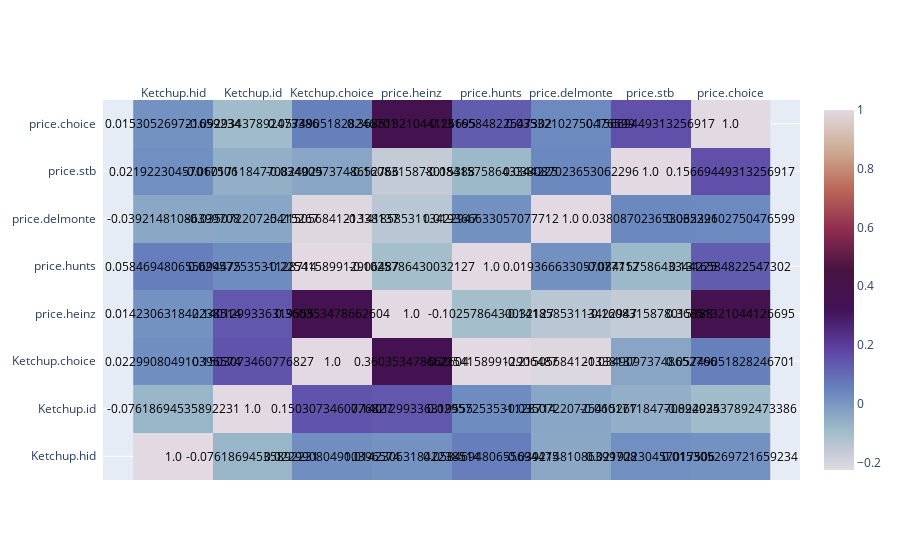

Notebook cell for this chart:
### Markdown cell above
**Task 7 (1 point)**.Estimate the correlation matrix in-between variables first.

### Code cell
import plotly.figure_factory as ff

corr_mat = datacopy.corr()

mat = ff.create_annotated_heatmap(
    z = corr_mat.values,
    x = list(corr_mat.columns),
    y = list(corr_mat.index),
    colorscale = "twilight",
    showscale = True
)

mat.show()

### Figure 1 — Plotly figure (JSON) as saved in the notebook; plotly's stock layout.template omitted (floating-point values rounded to 4 significant figures)
{"data": [{"colorscale": [[0, "#e2d9e2"], [0.1111, "#9ebbc9"], [0.2222, "#6785be"], [0.3333, "#5e43a5"], [0.4444, "#421257"], [0.5556, "#471340"], [0.6667, "#8e2c50"], [0.7778, "#ba6657"], [0.8889, "#ceac94"], [1, "#e2d9e2"]], "reversescale": false, "showscale": true, "type": "heatmap", "x": ["Ketchup.hid", "Ketchup.id", "Ketchup.choice", "price.heinz", "price.hunts", "price.delmonte", "price.stb", "price.choice"], "y": ["Ketchup.hid", "Ketchup.id", "Ketchup.choice", "price.heinz", "price.hunts", "price.delmonte", "price.stb", "price.choice"], "z": [[1, -0.07619, 0.02299, 0.01423, 0.05847, -0.03921, 0.02192, 0.01531], [-0.07619, 1, 0.1503, 0.1401, 0.02957, -0.03507, -0.06017, -0.09293], [0.02299, 0.1503, 1, 0.3604, -0.2254, -0.2151, -0.03491, 0.05749], [0.01423, 0.1401, 0.3604, 1, -0.1026, -0.1419, -0.1608, 0.3685], [0.05847, 0.02957, -0.2254, -0.1026, 1, 0.01937, -0.08416, 0.1317], [-0.03921, -0.03507, -0.2151, -0.1419, 0.01937, 1, 0.03809, 0.03532], [0.02192, -0.06017, -0.03491, -0.1608, -0.08416, 0.03809, 1, 0.1567], [0.01531, -0.09293, 0.05749, 0.3685, 0.1317, 0.03532, 0.1567, 1]]}], "layout": {"annotations": [{"font": {"color": "#000000"}, "showarrow": false, "text": "1.0", "x": "Ketchup.hid", "xref": "x", "y": "Ketchup.hid", "yref": "y"}, {"font": {"color": "#000000"}, "showarrow": false, "text": "-0.07618694535892231", "x": "Ketchup.id", "xref": "x", "y": "Ketchup.hid", "yref": "y"}, {"font": {"color": "#000000"}, "showarrow": false, "text": "0.022990804910396574", "x": "Ketchup.choice", "xref": "x", "y": "Ketchup.hid", "yref": "y"}, {"font": {"color": "#000000"}, "showarrow": false, "text": "0.014230631842238514", "x": "price.heinz", "xref": "x", "y": "Ketchup.hid", "yref": "y"}, {"font": {"color": "#000000"}, "showarrow": false, "text": "0.058469480655694475", "x": "price.hunts", "xref": "x", "y": "Ketchup.hid", "yref": "y"}, {"font": {"color": "#000000"}, "showarrow": false, "text": "-0.03921481086399708", "x": "price.delmonte", "xref": "x", "y": "Ketchup.hid", "yref": "y"}, {"font": {"color": "#000000"}, "showarrow": false, "text": "0.02192230457017506", "x": "price.stb", "xref": "x", "y": "Ketchup.hid", "yref": "y"}, {"font": {"color": "#000000"}, "showarrow": false, "text": "0.015305269721659234", "x": "price.choice", "xref": "x", "y": "Ketchup.hid", "yref": "y"}, {"font": {"color": "#000000"}, "showarrow": false, "text": "-0.07618694535892231", "x": "Ketchup.hid", "xref": "x", "y": "Ketchup.id", "yref": "y"}, {"font": {"color": "#000000"}, "showarrow": false, "text": "1.0", "x": "Ketchup.id", "xref": "x", "y": "Ketchup.id", "yref": "y"}, {"font": {"color": "#000000"}, "showarrow": false, "text": "0.1503073460776827", "x": "Ketchup.choice", "xref": "x", "y": "Ketchup.id", "yref": "y"}, {"font": {"color": "#000000"}, "showarrow": false, "text": "0.1401299336319555", "x": "price.heinz", "xref": "x", "y": "Ketchup.id", "yref": "y"}, {"font": {"color": "#000000"}, "showarrow": false, "text": "0.02957253531128714", "x": "price.hunts", "xref": "x", "y": "Ketchup.id", "yref": "y"}, {"font": {"color": "#000000"}, "showarrow": false, "text": "-0.03507220725415267", "x": "price.delmonte", "xref": "x", "y": "Ketchup.id", "yref": "y"}, {"font": {"color": "#000000"}, "showarrow": false, "text": "-0.060171184770824025", "x": "price.stb", "xref": "x", "y": "Ketchup.id", "yref": "y"}, {"font": {"color": "#000000"}, "showarrow": false, "text": "-0.09293437892473386", "x": "price.choice", "xref": "x", "y": "Ketchup.id", "yref": "y"}, {"font": {"color": "#000000"}, "showarrow": false, "text": "0.022990804910396574", "x": "Ketchup.hid", "xref": "x", "y": "Ketchup.choice", "yref": "y"}, {"font": {"color": "#000000"}, "showarrow": false, "text": "0.1503073460776827", "x": "Ketchup.id", "xref": "x", "y": "Ketchup.choice", "yref": "y"}, {"font": {"color": "#000000"}, "showarrow": false, "text": "1.0", "x": "Ketchup.choice", "xref": "x", "y": "Ketchup.choice", "yref": "y"}, {"font": {"color": "#000000"}, "showarrow": false, "text": "0.360353478662604", "x": "price.heinz", "xref": "x", "y": "Ketchup.choice", "yref": "y"}, {"font": {"color": "#000000"}, "showarrow": false, "text": "-0.22541589912906487", "x": "price.hunts", "xref": "x", "y": "Ketchup.choice", "yref": "y"}, {"font": {"color": "#000000"}, "showarrow": false, "text": "-0.21505684121338137", "x": "price.delmonte", "xref": "x", "y": "Ketchup.choice", "yref": "y"}, {"font": {"color": "#000000"}, "showarrow": false, "text": "-0.03490973748652766", "x": "price.stb", "xref": "x", "y": "Ketchup.choice", "yref": "y"}, {"font": {"color": "#000000"}, "showarrow": false, "text": "0.05749051828246701", "x": "price.choice", "xref": "x", "y": "Ketchup.choice", "yref": "y"}, {"font": {"color": "#000000"}, "showarrow": false, "text": "0.014230631842238514", "x": "Ketchup.hid", "xref": "x", "y": "price.heinz", "yref": "y"}, {"font": {"color": "#000000"}, "showarrow": false, "text": "0.1401299336319555", "x": "Ketchup.id", "xref": "x", "y": "price.heinz", "yref": "y"}, {"font": {"color": "#000000"}, "showarrow": false, "text": "0.360353478662604", "x": "Ketchup.choice", "xref": "x", "y": "price.heinz", "yref": "y"}, {"font": {"color": "#000000"}, "showarrow": false, "text": "1.0", "x": "price.heinz", "xref": "x", "y": "price.heinz", "yref": "y"}, {"font": {"color": "#000000"}, "showarrow": false, "text": "-0.1025786430032127", "x": "price.hunts", "xref": "x", "y": "price.heinz", "yref": "y"}, {"font": {"color": "#000000"}, "showarrow": false, "text": "-0.14185853113422947", "x": "price.delmonte", "xref": "x", "y": "price.heinz", "yref": "y"}, {"font": {"color": "#000000"}, "showarrow": false, "text": "-0.1608315878015388", "x": "price.stb", "xref": "x", "y": "price.heinz", "yref": "y"}, {"font": {"color": "#000000"}, "showarrow": false, "text": "0.36851321044126695", "x": "price.choice", "xref": "x", "y": "price.heinz", "yref": "y"}, {"font": {"color": "#000000"}, "showarrow": false, "text": "0.058469480655694475", "x": "Ketchup.hid", "xref": "x", "y": "price.hunts", "yref": "y"}, {"font": {"color": "#000000"}, "showarrow": false, "text": "0.02957253531128714", "x": "Ketchup.id", "xref": "x", "y": "price.hunts", "yref": "y"}, {"font": {"color": "#000000"}, "showarrow": false, "text": "-0.22541589912906487", "x": "Ketchup.choice", "xref": "x", "y": "price.hunts", "yref": "y"}, {"font": {"color": "#000000"}, "showarrow": false, "text": "-0.1025786430032127", "x": "price.heinz", "xref": "x", "y": "price.hunts", "yref": "y"}, {"font": {"color": "#000000"}, "showarrow": false, "text": "1.0", "x": "price.hunts", "xref": "x", "y": "price.hunts", "yref": "y"}, {"font": {"color": "#000000"}, "showarrow": false, "text": "0.019366633057077712", "x": "price.delmonte", "xref": "x", "y": "price.hunts", "yref": "y"}, {"font": {"color": "#000000"}, "showarrow": false, "text": "-0.08415758643344225", "x": "price.stb", "xref": "x", "y": "price.hunts", "yref": "y"}, {"font": {"color": "#000000"}, "showarrow": false, "text": "0.1316584822547302", "x": "price.choice", "xref": "x", "y": "price.hunts", "yref": "y"}, {"font": {"color": "#000000"}, "showarrow": false, "text": "-0.03921481086399708", "x": "Ketchup.hid", "xref": "x", "y": "price.delmonte", "yref": "y"}, {"font": {"color": "#000000"}, "showarrow": false, "text": "-0.03507220725415267", "x": "Ketchup.id", "xref": "x", "y": "price.delmonte", "yref": "y"}, {"font": {"color": "#000000"}, "showarrow": false, "text": "-0.21505684121338137", "x": "Ketchup.choice", "xref": "x", "y": "price.delmonte", "yref": "y"}, {"font": {"color": "#000000"}, "showarrow": false, "text": "-0.14185853113422947", "x": "price.heinz", "xref": "x", "y": "price.delmonte", "yref": "y"}, {"font": {"color": "#000000"}, "showarrow": false, "text": "0.019366633057077712", "x": "price.hunts", "xref": "x", "y": "price.delmonte", "yref": "y"}, {"font": {"color": "#000000"}, "showarrow": false, "text": "1.0", "x": "price.delmonte", "xref": "x", "y": "price.delmonte", "yref": "y"}, {"font": {"color": "#000000"}, "showarrow": false, "text": "0.038087023653062296", "x": "price.stb", "xref": "x", "y": "price.delmonte", "yref": "y"}, {"font": {"color": "#000000"}, "showarrow": false, "text": "0.03532102750476599", "x": "price.choice", "xref": "x", "y": "price.delmonte", "yref": "y"}, {"font": {"color": "#000000"}, "showarrow": false, "text": "0.02192230457017506", "x": "Ketchup.hid", "xref": "x", "y": "price.stb", "yref": "y"}, {"font": {"color": "#000000"}, "showarrow": false, "text": "-0.060171184770824025", "x": "Ketchup.id", "xref": "x", "y": "price.stb", "yref": "y"}, {"font": {"color": "#000000"}, "showarrow": false, "text": "-0.03490973748652766", "x": "Ketchup.choice", "xref": "x", "y": "price.stb", "yref": "y"}, {"font": {"color": "#000000"}, "showarrow": false, "text": "-0.1608315878015388", "x": "price.heinz", "xref": "x", "y": "price.stb", "yref": "y"}, {"font": {"color": "#000000"}, "showarrow": false, "text": "-0.08415758643344225", "x": "price.hunts", "xref": "x", "y": "price.stb", "yref": "y"}, {"font": {"color": "#000000"}, "showarrow": false, "text": "0.038087023653062296", "x": "price.delmonte", "xref": "x", "y": "price.stb", "yref": "y"}, {"font": {"color": "#000000"}, "showarrow": false, "text": "1.0", "x": "price.stb", "xref": "x", "y": "price.stb", "yref": "y"}, {"font": {"color": "#000000"}, "showarrow": false, "text": "0.15669449313256917", "x": "price.choice", "xref": "x", "y": "price.stb", "yref": "y"}, {"font": {"color": "#000000"}, "showarrow": false, "text": "0.015305269721659234", "x": "Ketchup.hid", "xref": "x", "y": "price.choice", "yref": "y"}, {"font": {"color": "#000000"}, "showarrow": false, "text": "-0.09293437892473386", "x": "Ketchup.id", "xref": "x", "y": "price.choice", "yref": "y"}, {"font": {"color": "#000000"}, "showarrow": false, "text": "0.05749051828246701", "x": "Ketchup.choice", "xref": "x", "y": "price.choice", "yref": "y"}, {"font": {"color": "#000000"}, "showarrow": false, "text": "0.36851321044126695", "x": "price.heinz", "xref": "x", "y": "price.choice", "yref": "y"}, {"font": {"color": "#000000"}, "showarrow": false, "text": "0.1316584822547302", "x": "price.hunts", "xref": "x", "y": "price.choice", "yref": "y"}, {"font": {"color": "#000000"}, "showarrow": false, "text": "0.03532102750476599", "x": "price.delmonte", "xref": "x", "y": "price.choice", "yref": "y"}, {"font": {"color": "#000000"}, "showarrow": false, "text": "0.15669449313256917", "x": "price.stb", "xref": "x", "y": "price.choice", "yref": "y"}, {"font": {"color": "#000000"}, "showarrow": false, "text": "1.0", "x": "price.choice", "xref": "x", "y": "price.choice", "yref": "y"}], "xaxis": {"dtick": 1, "gridcolor": "rgb(0, 0, 0)", "side": "top", "ticks": ""}, "yaxis": {"dtick": 1, "ticks": "", "ticksuffix": "  "}}}
